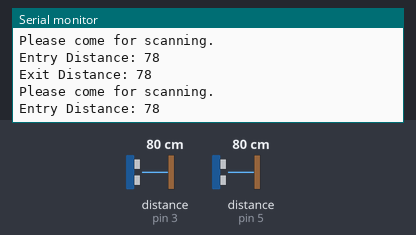
A sketch run on a simulated Arduino Uno, built with avr-gcc and run on an emulated ATmega328P. Parts: the last lines printed to the serial monitor. Wiring (inferred from the names in the program): 2 × ultrasonic range finder: trigger pin 2, echo pin 3 / trigger pin 4, echo pin 5. The test bench sets the inputs (shaded band); at power-on: distance to the obstacle (sensors on pin 3, pin 5) 80 cm. The echo pulse lasts 58.3 µs per cm.

Above: at 1.2 s.
1.3 s: distance to the obstacle (sensor on pin 3) set to 120 cm
At 2.3 s:
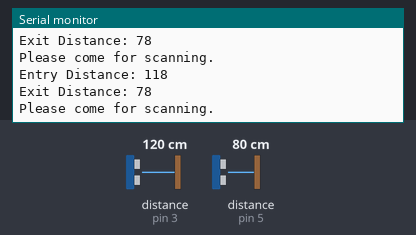
4.3 s: distance to the obstacle (sensor on pin 5) set to 120 cm
At 5.3 s:
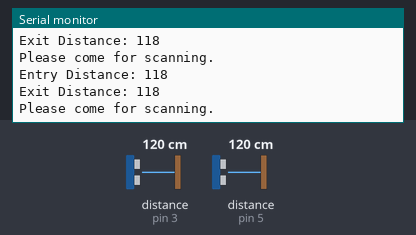
7.3 s: distance to the obstacle (sensor on pin 3) set to 18 cm
At 8.1 s:
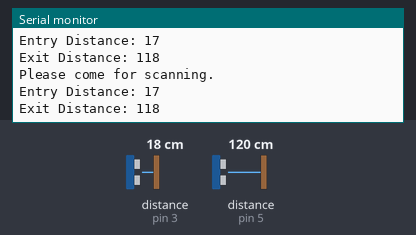
10.3 s: distance to the obstacle (sensor on pin 5) set to 18 cm
At 11.4 s:
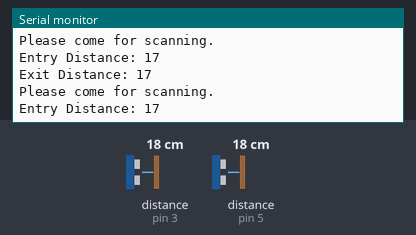
13.3 s: distance to the obstacle (sensor on pin 3) set to 250 cm
At 13.8 s:
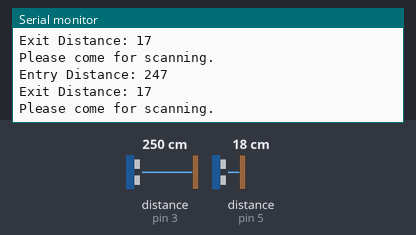
19.3 s: distance to the obstacle (sensor on pin 5) set to 250 cm
At 20.4 s:
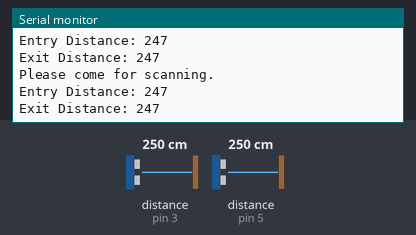
Timing chart, 0 to 22.3 s (numbered marks = the images above; inputs shaded):
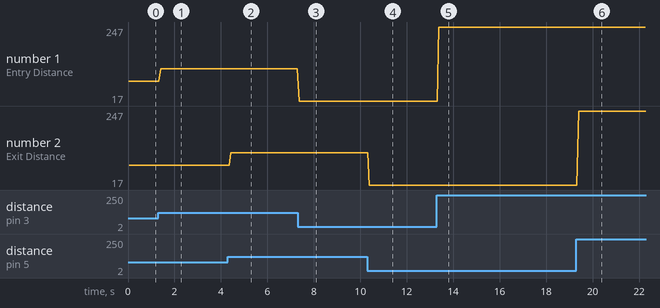

The sketch:

project_code.ino
```cpp
//Code Developed by Raunak Kumar for NAST's Project
// Define pin numbers
  //Pins for Entry Ultrasonic Sensor
    const int entryTrigPin = 2;
    const int entryEchoPin = 3;
  //Pins for Exit Ultrasonic Sensor
    const int exitTrigPin = 4;
    const int exitEchoPin = 5;
  //Define variables
    long entryDuration, exitDuration;
    int entryDistance, exitDistance, leftN;
    int maxN = 20;
    int currentN = 1;
    int sensorLimit = 15;
//Setup Code
void setup() {
  //Declares Pinmode for Entry Sensor
    pinMode(entryTrigPin, OUTPUT); // Sets the trigPin as an Output
    pinMode(entryEchoPin, INPUT); // Sets the echoPin as an Input
  //Declares Pinmode for Exit Sensor
    pinMode(exitTrigPin, OUTPUT);
    pinMode(exitEchoPin, INPUT);
  // Starts the serial communication
    Serial.begin(9600);
}
//Loop Code
void loop() {
  //If there is no place left for the person to enter.
  if(currentN >= maxN){
    //Prints the place is full.
    Serial.println("Place Full, please wait.");
    //Checks Exit Sensor
      //Clears the Exit TrigPin
        digitalWrite(exitTrigPin, LOW);
        delayMicroseconds(2);
      //Sets the Exit TrigPin on HIGH state for 10 micro seconds
        digitalWrite(exitTrigPin, HIGH);
        delayMicroseconds(10);
        digitalWrite(exitTrigPin, LOW);
      //Reads the Exit EchoPin, returns the sound wave travel time in microseconds
        exitDuration = pulseIn(exitEchoPin, HIGH);
      //Calculating the exit distance
        exitDistance= exitDuration*0.034/2;
      //Prints the exit distance on the Serial Monitor
        Serial.print("Exit Distance: ");
        Serial.println(exitDistance);
      //Checks if Someone has Scanned on Exit Sensor or not
        if(exitDistance <= sensorLimit){
          //Decreses the Current Person Count
          currentN = currentN - 1;
          //Delays
          delay(7000);
          //Prints the number of People for Whom Place is Available
          Serial.println("No. of people can enter inside:");
          //Calculates the number of People for Whom Place is Available
          leftN = maxN - currentN;
          Serial.println(leftN);
        }
  }
  //If there is place left for the person to enter.
  else{
   Serial.println("Please come for scanning.");
   //Checks Entry Sensor
    //Clears the Entry TrigPin
      digitalWrite(entryTrigPin, LOW);
      delayMicroseconds(2);
      //Sets the Entry TrigPin on HIGH state for 10 micro seconds
      digitalWrite(entryTrigPin, HIGH);
      delayMicroseconds(10);
      digitalWrite(entryTrigPin, LOW);
      //Reads the Entry EchoPin, returns the sound wave travel time in microseconds
      entryDuration = pulseIn(entryEchoPin, HIGH);
      //Calculating the Entry Distance
      entryDistance= entryDuration*0.034/2;
      //Prints the Entry Distance on the Serial Monitor
      Serial.print("Entry Distance: ");
      Serial.println(entryDistance);
    //Checks if Someone has Scanned on Entry Sensor or not
      if(entryDistance <= sensorLimit){
        //Increses the Current Person Count
        currentN = currentN + 1;
        //Delays
        delay(7000);
        //Prints the number of People for Whom Place is Available
        Serial.println("No. of people can enter inside:");
        //Calculates the number of People for Whom Place is Available
        leftN = maxN - currentN;
        Serial.println(leftN);
      }
  }
  // Clears the Exit TrigPin
    digitalWrite(exitTrigPin, LOW);
    delayMicroseconds(2);
    // Sets the Exit TrigPin on HIGH state for 10 micro seconds
    digitalWrite(exitTrigPin, HIGH);
    delayMicroseconds(10);
    digitalWrite(exitTrigPin, LOW);
    // Reads the Exit EchoPin, returns the sound wave travel time in microseconds
    exitDuration = pulseIn(exitEchoPin, HIGH);
    // Calculating the Exit Distance
    exitDistance= exitDuration*0.034/2;
    // Prints the Exit Distance on the Serial Monitor
    Serial.print("Exit Distance: ");
    Serial.println(exitDistance);
    //Checks if Someone has Scanned on Exit Sensor or not
    if(exitDistance <= sensorLimit){
      //Decreses the Current Person Count
      currentN = currentN - 1;
      //Delays
      delay(7000);
      //Prints the number of People for Whom Place is Available
      Serial.println("No. of people can enter inside:");
      //Calculates the number of People for Whom Place is Available
      leftN = maxN - currentN;
      Serial.println(leftN);
    }
}
```

Measured:
- after the input at 1.3 s, the serial monitor: prints a new line after 0.10 s (image 1)
- after the input at 4.3 s, the serial monitor: prints a new line after 0.12 s (image 2)
- after the input at 7.3 s, the serial monitor: prints a new line after 0.07 s (image 3)
- after the input at 10.3 s, the serial monitor: prints a new line after 0.08 s (image 4)
- after the input at 13.3 s, the serial monitor: prints a new line after 0.08 s (image 5)
- after the input at 19.3 s, the serial monitor: prints a new line after 0.10 s (image 6)
- plotted number 1: 78 → 118 after the input at 1.3 s, 118 → 17 after the input at 7.3 s, 17 → 247 after the input at 13.3 s
